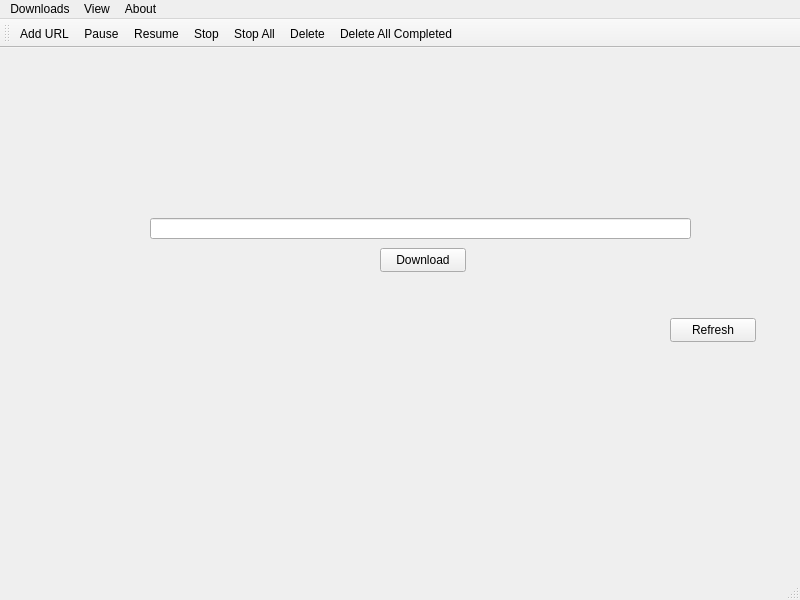
<?xml version="1.0" encoding="UTF-8"?>
<ui version="4.0">
 <class>MainWindow</class>
 <widget class="QMainWindow" name="MainWindow">
  <property name="geometry">
   <rect>
    <x>0</x>
    <y>0</y>
    <width>800</width>
    <height>600</height>
   </rect>
  </property>
  <property name="windowTitle">
   <string>Untitled Download Manager</string>
  </property>
  <widget class="QWidget" name="centralwidget">
   <widget class="QLineEdit" name="lineEdit">
    <property name="geometry">
     <rect>
      <x>150</x>
      <y>170</y>
      <width>541</width>
      <height>21</height>
     </rect>
    </property>
   </widget>
   <widget class="QPushButton" name="pushButton">
    <property name="geometry">
     <rect>
      <x>380</x>
      <y>200</y>
      <width>86</width>
      <height>24</height>
     </rect>
    </property>
    <property name="text">
     <string>Download</string>
    </property>
   </widget>
   <widget class="QPushButton" name="pushButton_2">
    <property name="geometry">
     <rect>
      <x>670</x>
      <y>270</y>
      <width>86</width>
      <height>24</height>
     </rect>
    </property>
    <property name="text">
     <string>Refresh</string>
    </property>
   </widget>
  </widget>
  <widget class="QMenuBar" name="menubar">
   <property name="geometry">
    <rect>
     <x>0</x>
     <y>0</y>
     <width>800</width>
     <height>21</height>
    </rect>
   </property>
   <widget class="QMenu" name="menuDownloads">
    <property name="title">
     <string>Downloads</string>
    </property>
    <addaction name="actionAdd_URL"/>
    <addaction name="actionResume"/>
    <addaction name="actionPause"/>
    <addaction name="actionStop_All"/>
    <addaction name="actionDelete"/>
    <addaction name="actionDelete_All_Completed"/>
   </widget>
   <widget class="QMenu" name="menuView">
    <property name="title">
     <string>View</string>
    </property>
   </widget>
   <widget class="QMenu" name="menuAbout">
    <property name="title">
     <string>About</string>
    </property>
    <addaction name="actionAbout_UDM"/>
   </widget>
   <addaction name="menuDownloads"/>
   <addaction name="menuView"/>
   <addaction name="menuAbout"/>
  </widget>
  <widget class="QStatusBar" name="statusbar"/>
  <widget class="QToolBar" name="toolBar">
   <property name="windowTitle">
    <string>toolBar</string>
   </property>
   <attribute name="toolBarArea">
    <enum>TopToolBarArea</enum>
   </attribute>
   <attribute name="toolBarBreak">
    <bool>false</bool>
   </attribute>
   <addaction name="actionAdd_URL"/>
   <addaction name="actionPause"/>
   <addaction name="actionResume"/>
   <addaction name="actionStop"/>
   <addaction name="actionStop_All"/>
   <addaction name="actionDelete"/>
   <addaction name="actionDelete_All_Completed"/>
  </widget>
  <action name="actionAdd_URL">
   <property name="icon">
    <iconset resource="icons.qrc">
     <normaloff>:/icons/resources/plus.png</normaloff>:/icons/resources/plus.png</iconset>
   </property>
   <property name="text">
    <string>Add URL</string>
   </property>
   <property name="shortcut">
    <string>Ctrl+N</string>
   </property>
  </action>
  <action name="actionResume">
   <property name="icon">
    <iconset resource="icons.qrc">
     <normaloff>:/icons/resources/play.png</normaloff>:/icons/resources/play.png</iconset>
   </property>
   <property name="text">
    <string>Resume</string>
   </property>
  </action>
  <action name="actionPause">
   <property name="icon">
    <iconset resource="icons.qrc">
     <normaloff>:/icons/resources/pause.png</normaloff>:/icons/resources/pause.png</iconset>
   </property>
   <property name="text">
    <string>Pause</string>
   </property>
  </action>
  <action name="actionStop_All">
   <property name="icon">
    <iconset resource="icons.qrc">
     <normaloff>:/icons/resources/red_square.png</normaloff>:/icons/resources/red_square.png</iconset>
   </property>
   <property name="text">
    <string>Stop All</string>
   </property>
  </action>
  <action name="actionDelete">
   <property name="icon">
    <iconset resource="icons.qrc">
     <normaloff>:/icons/resources/multiply.png</normaloff>:/icons/resources/multiply.png</iconset>
   </property>
   <property name="text">
    <string>Delete</string>
   </property>
  </action>
  <action name="actionDelete_All_Completed">
   <property name="icon">
    <iconset resource="icons.qrc">
     <normaloff>:/icons/resources/wastebasket.png</normaloff>:/icons/resources/wastebasket.png</iconset>
   </property>
   <property name="text">
    <string>Delete All Completed</string>
   </property>
   <property name="toolTip">
    <string>Delete All Completed</string>
   </property>
  </action>
  <action name="actionAbout_UDM">
   <property name="icon">
    <iconset resource="icons.qrc">
     <normaloff>:/icons/resources/udm.png</normaloff>:/icons/resources/udm.png</iconset>
   </property>
   <property name="text">
    <string>About UDM</string>
   </property>
  </action>
  <action name="actionStop">
   <property name="icon">
    <iconset resource="icons.qrc">
     <normaloff>:/icons/resources/stop.png</normaloff>:/icons/resources/stop.png</iconset>
   </property>
   <property name="text">
    <string>Stop</string>
   </property>
   <property name="toolTip">
    <string>Stop</string>
   </property>
   <property name="menuRole">
    <enum>QAction::MenuRole::NoRole</enum>
   </property>
  </action>
 </widget>
 <resources>
  <include location="icons.qrc"/>
 </resources>
 <connections/>
</ui>
